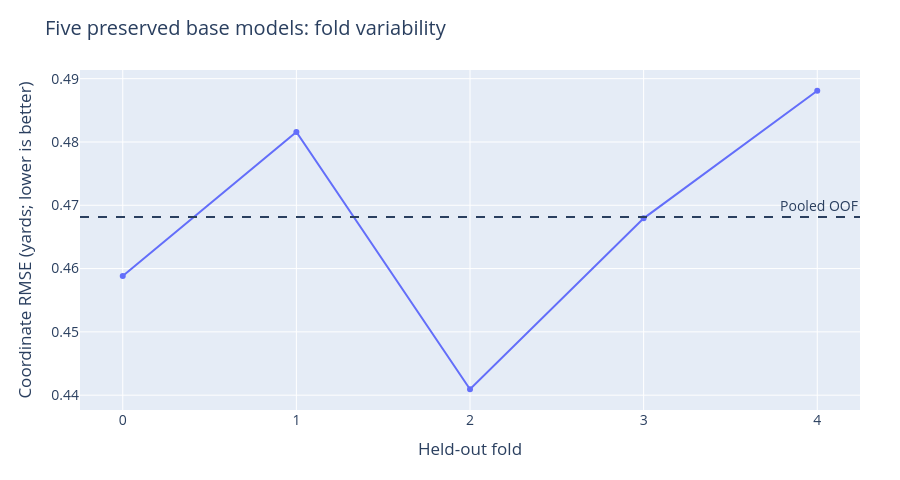

Notebook source saved alongside this figure:
### Code cell
f=E['base_folds']; x=[str(v['fold']) for v in f]; y=[v['rmse'] for v in f]
fig=go.Figure(go.Scatter(x=x,y=y,mode='markers+lines',name='Excluded-fold base',text=[str(v['rows'])+' rows' for v in f]))
fig.update_layout(title='Five preserved base models: fold variability',xaxis_title='Held-out fold',yaxis_title='Coordinate RMSE (yards; lower is better)')
fig.add_hline(y=E['base_oof_rmse'],line_dash='dash',annotation_text='Pooled OOF')
static,ax=plt.subplots();ax.plot(x,y,marker='o');ax.axhline(E['base_oof_rmse'],linestyle='--');ax.set(xlabel='Held-out fold',ylabel='Coordinate RMSE (yards)',title='Five preserved base models: fold variability')
show(fig,static,'winner_folds')

### Figure 1 — Plotly figure (JSON) as saved in the notebook; plotly's stock layout.template omitted (floating-point values rounded to 4 significant figures)
{"data": [{"mode": "markers+lines", "name": "Excluded-fold base", "text": ["109144 rows", "120035 rows", "108585 rows", "112694 rows", "111149 rows"], "type": "scatter", "x": ["0", "1", "2", "3", "4"], "y": [0.4588, 0.4816, 0.4409, 0.4679, 0.4881]}], "layout": {"annotations": [{"showarrow": false, "text": "Pooled OOF", "x": 1, "xanchor": "right", "xref": "x domain", "y": 0.4681, "yanchor": "bottom", "yref": "y"}], "font": {"size": 14}, "height": 480, "margin": {"b": 70, "l": 80, "r": 40, "t": 70}, "shapes": [{"line": {"dash": "dash"}, "type": "line", "x0": 0, "x1": 1, "xref": "x domain", "y0": 0.4681, "y1": 0.4681, "yref": "y"}], "title": {"text": "Five preserved base models: fold variability"}, "width": 900, "xaxis": {"title": {"text": "Held-out fold"}}, "yaxis": {"title": {"text": "Coordinate RMSE (yards; lower is better)"}}}}
